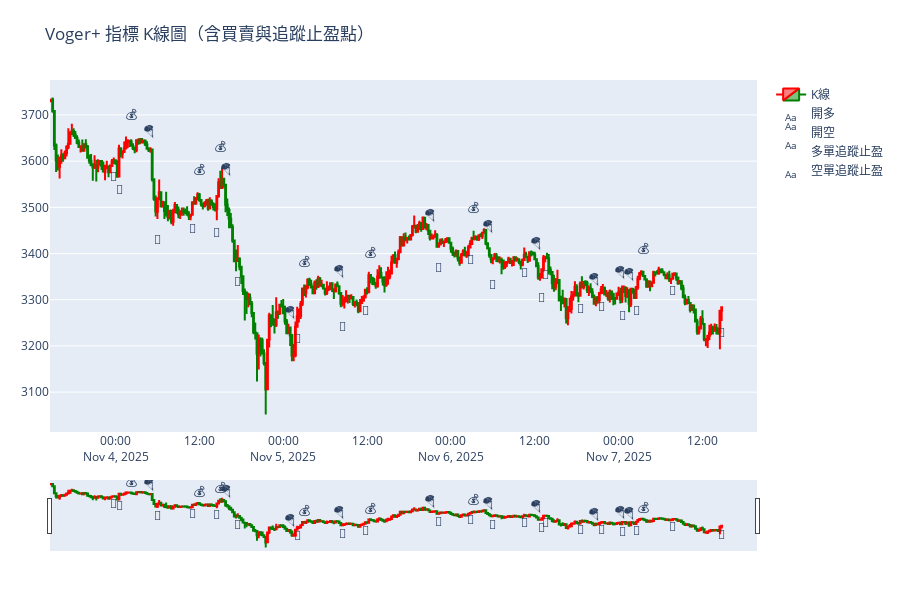

Source (notebook cell):
### Code cell
import plotly.graph_objects as go
import pandas as pd
import numpy as np

# === 確保資料對齊 ===
kline = kline.reset_index(drop=True)
signal = pd.Series(signal).reset_index(drop=True)
if len(kline) != len(signal):
    print(f"⚠️ K線資料與信號長度不符 ({len(kline)} vs {len(signal)}), 以最短長度對齊")
    min_len = min(len(kline), len(signal))
    kline = kline.iloc[-min_len:].reset_index(drop=True)
    signal = signal.iloc[-min_len:].reset_index(drop=True)

kline['signal'] = signal

# === 建立圖表 ===
fig = go.Figure()

# --- K 線圖 ---
fig.add_trace(go.Candlestick(
    x=kline['timestamp'],
    open=kline['open'],
    high=kline['high'],
    low=kline['low'],
    close=kline['close'],
    name='K線',
    increasing_line_color='red',
    decreasing_line_color='green'
))

# --- 買入 (🚀) ---
buy_signals = kline[kline['signal'] == 1]
fig.add_trace(go.Scatter(
    x=buy_signals['timestamp'],
    y=buy_signals['low'] * 0.995,
    mode='text',
    text=['🚀'] * len(buy_signals),
    textposition="bottom center",
    name='開多'
))

# --- 賣出 (🪂) ---
sell_signals = kline[kline['signal'] == -1]
fig.add_trace(go.Scatter(
    x=sell_signals['timestamp'],
    y=sell_signals['high'] * 1.005,
    mode='text',
    text=['🪂'] * len(sell_signals),
    textposition="top center",
    name='開空'
))

# --- 多單追蹤止盈出場 (💰) ---
tp_long = kline[kline['signal'] == 2]
fig.add_trace(go.Scatter(
    x=tp_long['timestamp'],
    y=tp_long['high'] * 1.01,
    mode='text',
    text=['💰'] * len(tp_long),
    textposition="top center",
    name='多單追蹤止盈'
))

# --- 空單追蹤止盈出場 (💸) ---
tp_short = kline[kline['signal'] == -2]
fig.add_trace(go.Scatter(
    x=tp_short['timestamp'],
    y=tp_short['low'] * 0.99,
    mode='text',
    text=['💸'] * len(tp_short),
    textposition="bottom center",
    name='空單追蹤止盈'
))

# --- 外觀設定 ---
fig.update_layout(
    title='Voger+ 指標 K線圖（含買賣與追蹤止盈點）',
    xaxis_rangeslider_visible=True,
    height=600,
    margin=dict(l=50, r=50, t=80, b=50),
    template='plotly',
    xaxis=dict(showgrid=False),
    yaxis=dict(showgrid=True)
)

fig.show()

### Figure 1 — Plotly figure (JSON) as saved in the notebook; plotly's stock layout.template omitted (floating-point values rounded to 4 significant figures; data arrays with more than 128 entries replaced by an {"elided": "..."} marker saying what was removed)
{"data": [{"close": {"elided": "385 float values"}, "decreasing": {"line": {"color": "green"}}, "high": {"elided": "385 float values"}, "increasing": {"line": {"color": "red"}}, "low": {"elided": "385 float values"}, "name": "K線", "open": {"elided": "385 float values"}, "type": "candlestick", "x": {"elided": "385 str values"}}, {"mode": "text", "name": "開多", "text": ["🚀", "🚀", "🚀", "🚀", "🚀", "🚀", "🚀", "🚀", "🚀", "🚀", "🚀", "🚀", "🚀", "🚀", "🚀"], "textposition": "bottom center", "type": "scatter", "x": ["2025-11-03T23:45:00.000000000", "2025-11-04T00:30:00.000000000", "2025-11-04T11:00:00.000000000", "2025-11-04T14:30:00.000000000", "2025-11-05T02:00:00.000000000", "2025-11-05T11:45:00.000000000", "2025-11-06T02:45:00.000000000", "2025-11-06T10:30:00.000000000", "2025-11-06T13:30:00.000000000", "2025-11-06T18:30:00.000000000", "2025-11-06T21:30:00.000000000", "2025-11-07T00:30:00.000000000", "2025-11-07T02:30:00.000000000", "2025-11-07T07:45:00.000000000", "2025-11-07T14:45:00.000000000"], "y": [3576.0, 3549.0, 3465.0, 3455.0, 3225.0, 3286.0, 3396.0, 3368.0, 3364.0, 3291.0, 3295.0, 3276.0, 3287.0, 3329.0, 3238.0]}, {"mode": "text", "name": "開空", "text": ["🪂", "🪂", "🪂", "🪂", "🪂", "🪂", "🪂", "🪂", "🪂", "🪂"], "textposition": "top center", "type": "scatter", "x": ["2025-11-04T04:45:00.000000000", "2025-11-04T15:45:00.000000000", "2025-11-05T01:00:00.000000000", "2025-11-05T08:00:00.000000000", "2025-11-05T21:00:00.000000000", "2025-11-06T05:15:00.000000000", "2025-11-06T12:15:00.000000000", "2025-11-06T20:30:00.000000000", "2025-11-07T00:15:00.000000000", "2025-11-07T01:30:00.000000000"], "y": [3648.0, 3567.0, 3257.0, 3346.0, 3467.0, 3442.0, 3406.0, 3328.0, 3343.0, 3338.0]}, {"mode": "text", "name": "多單追蹤止盈", "text": ["💰", "💰", "💰", "💰", "💰", "💰", "💰"], "textposition": "top center", "type": "scatter", "x": ["2025-11-04T02:15:00.000000000", "2025-11-04T12:00:00.000000000", "2025-11-04T15:00:00.000000000", "2025-11-05T03:00:00.000000000", "2025-11-05T12:30:00.000000000", "2025-11-06T03:15:00.000000000", "2025-11-07T03:30:00.000000000"], "y": [3684.0, 3567.0, 3615.0, 3367.0, 3387.0, 3484.0, 3395.0]}, {"mode": "text", "name": "空單追蹤止盈", "text": ["💸", "💸", "💸", "💸", "💸", "💸"], "textposition": "bottom center", "type": "scatter", "x": ["2025-11-04T06:00:00.000000000", "2025-11-04T17:30:00.000000000", "2025-11-05T08:30:00.000000000", "2025-11-05T22:15:00.000000000", "2025-11-06T06:00:00.000000000", "2025-11-06T13:00:00.000000000"], "y": [3440.0, 3350.0, 3253.0, 3380.0, 3343.0, 3315.0]}], "layout": {"height": 600, "margin": {"b": 50, "l": 50, "r": 50, "t": 80}, "title": {"text": "Voger+ 指標 K線圖（含買賣與追蹤止盈點）"}, "xaxis": {"rangeslider": {"visible": true}, "showgrid": false}, "yaxis": {"showgrid": true}}}
